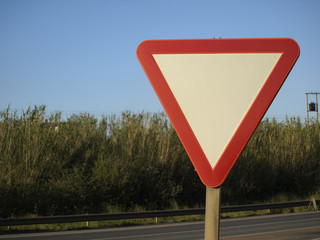
#> input picture dataset/real/ceda.jpg, 320 x 240 px
$ python -i semaforo.py   (imports and definitions only)   (older library calls are emulated)
#> lines starting #> are read from the running program, lines starting #| are printed output that depends on the picture; after the words box and inside, x2 and y2 are one past the last pixel; in counts of white or black regions, pixels touching at a corner belong together
#> further down, picture is the input picture: shape (240, 320, 3); mean B, G, R 107.2, 106.3, 107.2
import cv2
import numpy as np
import math


class Semaforo:

    def contornos(self, img):
        # Pasamos la imagen a blanco y negro
        img_gray = cv2.cvtColor(img, cv2.COLOR_BGR2GRAY)
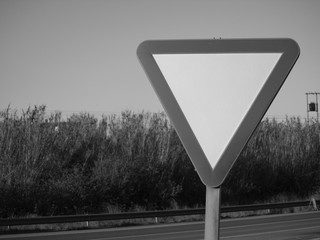
#> img_gray: shape (240, 320); min 1, max 227, mean 106.7
        topHat = cv2.morphologyEx(img_gray, cv2.MORPH_TOPHAT, np.ones((11, 11),
                                  np.uint8))
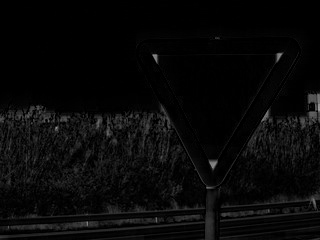
#> topHat: shape (240, 320); min 0, max 159, mean 8.4

        cv2.imshow("Top-Hat", topHat)
        cv2.waitKey(1)

        topHat = cv2.GaussianBlur(topHat, (3, 3), 1, 1)
        _, topHat = cv2.threshold(topHat, 127, 255, cv2.THRESH_BINARY)
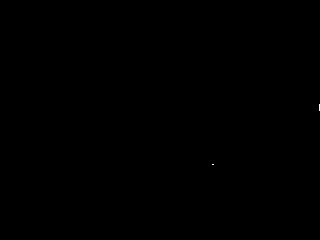
#> topHat: shape (240, 320); 0.01% white in thin lines or dots, all inside (x1, y1, x2, y2) = (212, 104, 320, 165)
        _, contornos, herencia = cv2.findContours(topHat, cv2.RETR_LIST, cv2.CHAIN_APPROX_SIMPLE)
#> contornos = 2 contours, all with area under 20; herencia = [[1, -1, -1, -1], [-1, 0, -1, -1]]

        # contornos = contornos[0] if imutils.is_cv2() else contornos[1]
        herencia = herencia[0]
        cnts2 = []

        for i in range(0, len(contornos)):
            (x, y, w, h) = cv2.boundingRect(contornos[i])

            max = h
            min = w
            if (w > h):
                max = w
                min = h

            # cv2.isContourConvex(contornos[i]) and hierarchy[i][2] == -1
            if ((max / min < 1.8 and max < 20 and min > 2) and cv2.isContourConvex(contornos[i]) and herencia[i][2] == -1):
                cnts2.append(contornos[i])
#> this loop made 2 passes
#> (x, y, w, h) on passes 1 to 2: (212, 164, 2, 1), (319, 104, 1, 7)
#> after the loop, cnts2 = []

        # [4 lines of commented-out code are left out]

        cnts3 = []
        boundingRects = []

        for i in range(0, len(cnts2)):
            (x, y, w, h) = cv2.boundingRect(cnts2[i])

            mask_aux = np.zeros((img.shape[0] + 2, img.shape[1] + 2), np.uint8)
            maskval = 255
            flags = 8 | (maskval << 8 ) | cv2.FLOODFILL_MASK_ONLY
            _, __, ___, rect = cv2.floodFill(img, mask_aux, (x + int(w/2), y + int(h/2)), (255,0,255), (20,20,20), (20,20,20), flags)

            max = rect[3]
            min = rect[2]
            if (w > h):
                max = rect[2]
                min = rect[3]

            if (math.fabs(w - rect[2]) < 10 and math.fabs(h - rect[3]) < 10
                 and (max / min) < 1.3):

                cnts3.append(cnts2[i])
                boundingRects.append([x, y, w, h])
#> this loop made 0 passes
#> after the loop, boundingRects = []; cnts3 = []

            #cv2.circle(img_gray, (x + int(w/2), y + int(h/2)), 2, (255,0,0), -1, 8, 0)
            #cv2.imshow("", mask_aux)

        print(str(len(cnts2)) + " " + str(len(cnts3)))
#| 0 0

        self.templateMatching(img, cnts3, boundingRects)

        return cnts3

    def templateMatching(self, img, contornos, boundingRects):

        img_gray = cv2.cvtColor(img, cv2.COLOR_BGR2GRAY)

        for i in range(0, len(contornos)):
            diametro = max(boundingRects[i][2], boundingRects[i][3])
            centro = (boundingRects[i][0] + int((boundingRects[i][2] / 2)),
                      boundingRects[i][1] + int((boundingRects[i][3] / 2)))

            width = int(1.5 * diametro)
            height = int(5 * diametro)

            x = centro[0] - int(width / 2)
            y = centro[1] - int((0.2 * height + diametro / 2))

            cv2.rectangle(img, (x, y), (x + width, y + height), (255, 0, 255), 1)

>>> import cv2
>>> picture = cv2.imread('../../../dataset/real/ceda.jpg')
>>> result = Semaforo().contornos(picture)
#> result = []

$ run again, on dataset/real/prohibido_paso.jpg
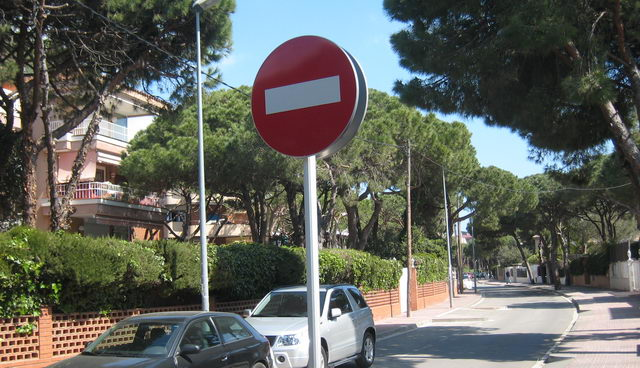
#> input picture dataset/real/prohibido_paso.jpg, 640 x 368 px
#> picture is the input picture: shape (368, 640, 3); mean B, G, R 93.1, 100.2, 97.4
#> in contornos, `_, topHat = cv2.threshold(topHat, 127, 255, cv2.THRESH_BINARY)`:
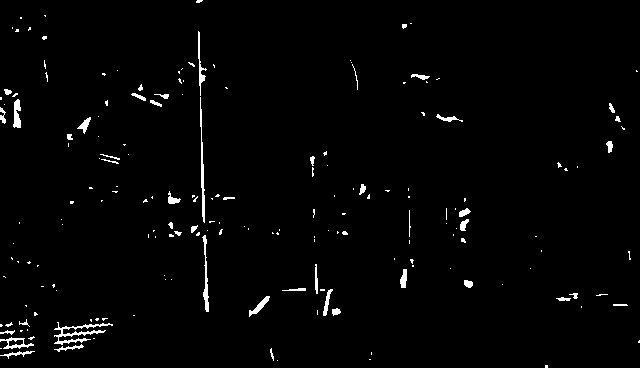
#> topHat: shape (368, 640); 1.8% white; 184 white regions (136 under 20 px)
#> contornos = 185 contours, 152 with area under 20; largest, box (x1, y1, x2, y2) and area: (54, 322, 113, 345) 226, (0, 337, 34, 349) 172, (200, 97, 205, 223) 146, (202, 235, 209, 312) 142, (13, 99, 21, 128) 131; herencia = 185 rows, first 6: [1, -1, -1, -1], [2, 0, -1, -1], [3, 1, -1, -1], [4, 2, -1, -1], [5, 3, -1, -1], [6, 4, -1, -1]
#> the loop in contornos, `for i in range(0, len(contornos)):` made 185 passes
#> (x, y, w, h) on passes 1 to 8: (545, 365, 3, 3), (277, 360, 1, 1), (369, 359, 2, 1), (371, 352, 1, 3), (0, 351, 35, 8), (270, 348, 4, 13), (0, 348, 2, 1), (54, 344, 30, 8)
#> the loop in contornos, `for i in range(0, len(cnts2)):` made 8 passes
#| 8 3
#> the loop in templateMatching, `for i in range(0, len(contornos)):` made 3 passes
#> after the loop in templateMatching, `for i in range(0, len(contornos)):`:
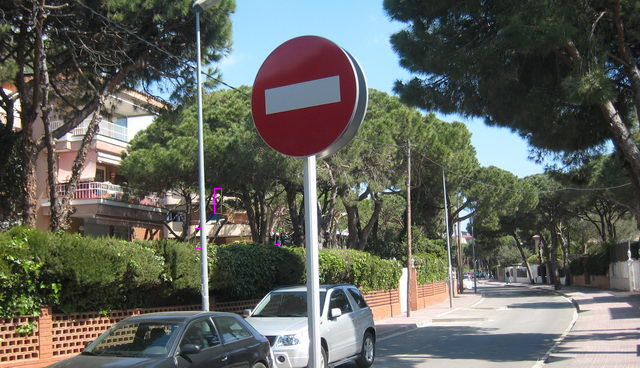
#> img: shape (368, 640, 3); 0.07% of pixels changed, all inside (x1, y1, x2, y2) = (195, 188, 280, 249)
